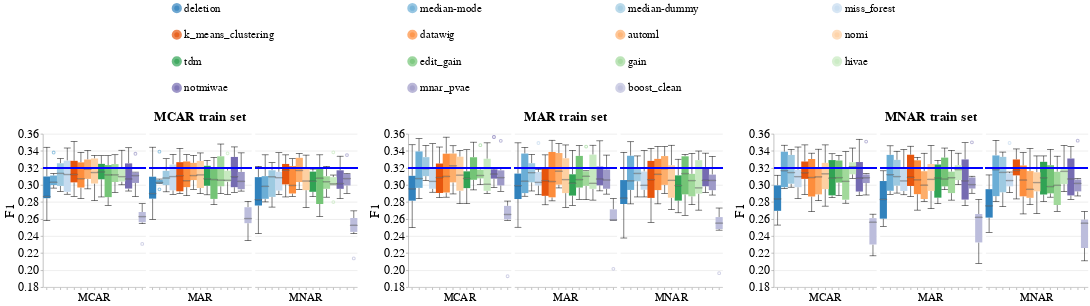

Notebook cell for this chart:
### Code cell
create_box_plots_for_diff_imputers_v2(dataset_name=DATASET_NAME,
                                    #   model_name='gandalf_clf',
                                      model_name='lgbm_clf',
                                      metric_name='f1',
                                      db_client=db_client)

### Figure 1 — Vega-Lite specification as saved in the notebook (floating-point values rounded to 4 significant figures; data arrays with more than 128 entries replaced by an {"elided": "..."} marker saying what was removed)
{"config": {"view": {"continuousWidth": 400, "continuousHeight": 300, "stroke": null}, "axis": {"labelFontSize": 24, "labelFontWeight": "normal", "titleFontSize": 26, "titleFontWeight": "normal"}, "facet": {"spacing": 5}, "header": {"labelFontSize": 22, "labelOrient": "bottom", "labelPadding": 5, "titleFontSize": 26}, "legend": {"columns": 4, "direction": "horizontal", "labelFontSize": 22, "labelLimit": 400, "orient": "top", "symbolOffset": 250, "symbolStrokeWidth": 10, "titleAnchor": "middle", "titleFontSize": 24, "titleLimit": 300}, "title": {"fontSize": 26}}, "hconcat": [{"data": {"name": "data-16597822ed66829f5aa128af69dd34f2"}, "facet": {"column": {"field": "Test_Injection_Strategy", "sort": ["MCAR", "MAR", "MNAR"], "title": "MCAR train set", "type": "nominal"}}, "spec": {"layer": [{"mark": {"type": "boxplot", "median": {"stroke": "black", "strokeWidth": 0.7}, "ticks": true}, "encoding": {"color": {"field": "Null_Imputer_Name", "scale": {"scheme": "category20c"}, "sort": ["deletion", "median-mode", "median-dummy", "miss_forest", "k_means_clustering", "datawig", "automl", "nomi", "tdm", "edit_gain", "gain", "hivae", "notmiwae", "mnar_pvae"], "title": null, "type": "nominal"}, "x": {"axis": {"labels": false}, "field": "Null_Imputer_Name", "sort": ["deletion", "median-mode", "median-dummy", "miss_forest", "k_means_clustering", "datawig", "automl", "nomi", "tdm", "edit_gain", "gain", "hivae", "notmiwae", "mnar_pvae"], "title": null, "type": "nominal"}, "y": {"field": "Metric_Value", "scale": {"zero": false}, "title": "F1", "type": "quantitative"}}}, {"mark": "rule", "encoding": {"color": {"value": "blue"}, "size": {"value": 2}, "y": {"field": "Baseline_Median", "type": "quantitative"}}}], "width": 200}}, {"data": {"name": "data-72ea94f2047e1b15919035a5ccdba1cd"}, "facet": {"column": {"field": "Test_Injection_Strategy", "sort": ["MCAR", "MAR", "MNAR"], "title": "MAR train set", "type": "nominal"}}, "spec": {"layer": [{"mark": {"type": "boxplot", "median": {"stroke": "black", "strokeWidth": 0.7}, "ticks": true}, "encoding": {"color": {"field": "Null_Imputer_Name", "scale": {"scheme": "category20c"}, "sort": ["deletion", "median-mode", "median-dummy", "miss_forest", "k_means_clustering", "datawig", "automl", "nomi", "tdm", "edit_gain", "gain", "hivae", "notmiwae", "mnar_pvae"], "title": null, "type": "nominal"}, "x": {"axis": {"labels": false}, "field": "Null_Imputer_Name", "sort": ["deletion", "median-mode", "median-dummy", "miss_forest", "k_means_clustering", "datawig", "automl", "nomi", "tdm", "edit_gain", "gain", "hivae", "notmiwae", "mnar_pvae"], "title": null, "type": "nominal"}, "y": {"field": "Metric_Value", "scale": {"zero": false}, "title": "F1", "type": "quantitative"}}}, {"mark": "rule", "encoding": {"color": {"value": "blue"}, "size": {"value": 2}, "y": {"field": "Baseline_Median", "type": "quantitative"}}}], "width": 200}}, {"data": {"name": "data-455a58eb5e662c82478cba73c03f8960"}, "facet": {"column": {"field": "Test_Injection_Strategy", "sort": ["MCAR", "MAR", "MNAR"], "title": "MNAR train set", "type": "nominal"}}, "spec": {"layer": [{"mark": {"type": "boxplot", "median": {"stroke": "black", "strokeWidth": 0.7}, "ticks": true}, "encoding": {"color": {"field": "Null_Imputer_Name", "scale": {"scheme": "category20c"}, "sort": ["deletion", "median-mode", "median-dummy", "miss_forest", "k_means_clustering", "datawig", "automl", "nomi", "tdm", "edit_gain", "gain", "hivae", "notmiwae", "mnar_pvae"], "title": null, "type": "nominal"}, "x": {"axis": {"labels": false}, "field": "Null_Imputer_Name", "sort": ["deletion", "median-mode", "median-dummy", "miss_forest", "k_means_clustering", "datawig", "automl", "nomi", "tdm", "edit_gain", "gain", "hivae", "notmiwae", "mnar_pvae"], "title": null, "type": "nominal"}, "y": {"field": "Metric_Value", "scale": {"zero": false}, "title": "F1", "type": "quantitative"}}}, {"mark": "rule", "encoding": {"color": {"value": "blue"}, "size": {"value": 2}, "y": {"field": "Baseline_Median", "type": "quantitative"}}}], "width": 200}}], "resolve": {"scale": {"color": "shared", "y": "shared"}}, "$schema": "https://vega.github.io/schema/vega-lite/v4.17.0.json", "datasets": {"data-16597822ed66829f5aa128af69dd34f2": {"elided": "270 records"}, "data-72ea94f2047e1b15919035a5ccdba1cd": {"elided": "270 records"}, "data-455a58eb5e662c82478cba73c03f8960": {"elided": "270 records"}}}
